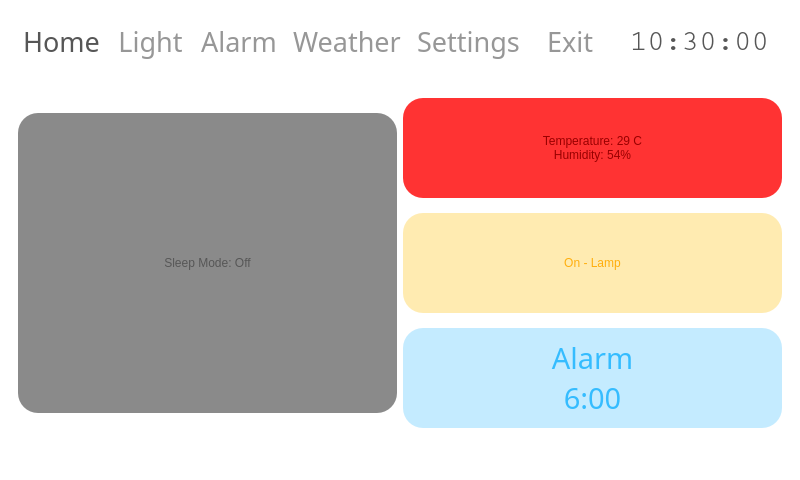
<?xml version="1.0" encoding="UTF-8"?>
<ui version="4.0">
 <class>MainWindow</class>
 <widget class="QMainWindow" name="MainWindow">
  <property name="geometry">
   <rect>
    <x>0</x>
    <y>0</y>
    <width>800</width>
    <height>480</height>
   </rect>
  </property>
  <property name="minimumSize">
   <size>
    <width>800</width>
    <height>480</height>
   </size>
  </property>
  <property name="font">
   <font>
    <family>Verdana</family>
    <pointsize>22</pointsize>
   </font>
  </property>
  <property name="windowTitle">
   <string>TableUi</string>
  </property>
  <property name="styleSheet">
   <string notr="true">background-color:#FFFFFF;color:#565656</string>
  </property>
  <widget class="QWidget" name="centralwidget">
   <layout class="QGridLayout" name="gridLayout">
    <item row="0" column="0" colspan="5">
     <widget class="QWidget" name="widget" native="true">
      <property name="maximumSize">
       <size>
        <width>16777215</width>
        <height>65</height>
       </size>
      </property>
      <layout class="QHBoxLayout" name="horizontalLayout">
       <item>
        <widget class="QPushButton" name="Home">
         <property name="minimumSize">
          <size>
           <width>0</width>
           <height>40</height>
          </size>
         </property>
         <property name="maximumSize">
          <size>
           <width>140</width>
           <height>16777215</height>
          </size>
         </property>
         <property name="font">
          <font>
           <family>Assistant</family>
           <pointsize>20</pointsize>
           <weight>50</weight>
           <italic>false</italic>
           <bold>false</bold>
          </font>
         </property>
         <property name="styleSheet">
          <string notr="true">border-style: solid;border-width: 0px;border-radius:0;background-color: #FFFFFF; padding:5px;font: 20pt &quot;Assistant&quot;;</string>
         </property>
         <property name="text">
          <string>Home</string>
         </property>
        </widget>
       </item>
       <item>
        <widget class="QPushButton" name="Light">
         <property name="minimumSize">
          <size>
           <width>0</width>
           <height>40</height>
          </size>
         </property>
         <property name="maximumSize">
          <size>
           <width>140</width>
           <height>16777215</height>
          </size>
         </property>
         <property name="font">
          <font>
           <family>Assistant</family>
           <pointsize>20</pointsize>
           <weight>50</weight>
           <italic>false</italic>
           <bold>false</bold>
          </font>
         </property>
         <property name="styleSheet">
          <string notr="true">border-style: solid;border-width: 0px;border-radius:0;background-color: #FFFFFF; padding:5px; color:#979797;font: 20pt &quot;Assistant&quot;;</string>
         </property>
         <property name="text">
          <string>Light</string>
         </property>
        </widget>
       </item>
       <item>
        <widget class="QPushButton" name="Alarm">
         <property name="minimumSize">
          <size>
           <width>0</width>
           <height>40</height>
          </size>
         </property>
         <property name="maximumSize">
          <size>
           <width>140</width>
           <height>16777215</height>
          </size>
         </property>
         <property name="font">
          <font>
           <family>Assistant</family>
           <pointsize>20</pointsize>
           <weight>50</weight>
           <italic>false</italic>
           <bold>false</bold>
          </font>
         </property>
         <property name="styleSheet">
          <string notr="true">border-style: solid;border-width: 0px;border-radius:0;background-color: #FFFFFF; padding:5px; color:#979797;font: 20pt &quot;Assistant&quot;;</string>
         </property>
         <property name="text">
          <string>Alarm</string>
         </property>
        </widget>
       </item>
       <item>
        <widget class="QPushButton" name="Weather">
         <property name="minimumSize">
          <size>
           <width>0</width>
           <height>40</height>
          </size>
         </property>
         <property name="maximumSize">
          <size>
           <width>140</width>
           <height>16777215</height>
          </size>
         </property>
         <property name="font">
          <font>
           <family>Assistant</family>
           <pointsize>20</pointsize>
           <weight>50</weight>
           <italic>false</italic>
           <bold>false</bold>
          </font>
         </property>
         <property name="styleSheet">
          <string notr="true">border-style: solid;border-width: 0px;border-radius:0;background-color: #FFFFFF; padding:5px; color:#979797;font: 20pt &quot;Assistant&quot;;</string>
         </property>
         <property name="text">
          <string>Weather</string>
         </property>
        </widget>
       </item>
       <item>
        <widget class="QPushButton" name="Settings">
         <property name="minimumSize">
          <size>
           <width>0</width>
           <height>40</height>
          </size>
         </property>
         <property name="maximumSize">
          <size>
           <width>140</width>
           <height>16777215</height>
          </size>
         </property>
         <property name="font">
          <font>
           <family>Assistant</family>
           <pointsize>20</pointsize>
           <weight>50</weight>
           <italic>false</italic>
           <bold>false</bold>
          </font>
         </property>
         <property name="styleSheet">
          <string notr="true">border-style: solid;border-width: 0px;border-radius:0;background-color: #FFFFFF; padding:5px; color:#979797;font: 20pt &quot;Assistant&quot;;</string>
         </property>
         <property name="text">
          <string>Settings</string>
         </property>
        </widget>
       </item>
       <item>
        <widget class="QPushButton" name="Exit">
         <property name="minimumSize">
          <size>
           <width>0</width>
           <height>40</height>
          </size>
         </property>
         <property name="maximumSize">
          <size>
           <width>140</width>
           <height>16777215</height>
          </size>
         </property>
         <property name="font">
          <font>
           <family>Assistant</family>
           <pointsize>20</pointsize>
           <weight>50</weight>
           <italic>false</italic>
           <bold>false</bold>
          </font>
         </property>
         <property name="styleSheet">
          <string notr="true">border-style: solid;border-width: 0px;border-radius:0;background-color: #FFFFFF; padding:5px; color:#979797;font: 20pt &quot;Assistant&quot;;</string>
         </property>
         <property name="text">
          <string>Exit</string>
         </property>
        </widget>
       </item>
       <item>
        <widget class="QLabel" name="ClockLabel">
         <property name="minimumSize">
          <size>
           <width>160</width>
           <height>0</height>
          </size>
         </property>
         <property name="font">
          <font>
           <family>Courier</family>
           <pointsize>22</pointsize>
           <weight>50</weight>
           <italic>false</italic>
           <bold>false</bold>
          </font>
         </property>
         <property name="styleSheet">
          <string notr="true">border-style: solid;border-width: 0px;border-radius:0;background-color: #FFFFFF; padding:5px;font: 22pt &quot;Courier&quot;;</string>
         </property>
         <property name="text">
          <string>10:30:00</string>
         </property>
         <property name="alignment">
          <set>Qt::AlignRight|Qt::AlignTrailing|Qt::AlignVCenter</set>
         </property>
        </widget>
       </item>
      </layout>
     </widget>
    </item>
    <item row="2" column="0" colspan="5">
     <widget class="QWidget" name="widget_2" native="true">
      <layout class="QGridLayout" name="gridLayout_2">
       <item row="0" column="1">
        <widget class="QPushButton" name="TemperatureButton">
         <property name="minimumSize">
          <size>
           <width>0</width>
           <height>100</height>
          </size>
         </property>
         <property name="maximumSize">
          <size>
           <width>16777215</width>
           <height>100</height>
          </size>
         </property>
         <property name="styleSheet">
          <string notr="true">font: 63 20pt &quot;Assistant SemiBold&quot;;border-style: solid;border-width: 0px; padding:5px;border-radius: 20; background-color: rgb(255, 51, 51); color: rgb(153,0,0)
</string>
         </property>
         <property name="text">
          <string>Temperature: 29 C 
Humidity: 54%</string>
         </property>
        </widget>
       </item>
       <item row="1" column="1">
        <widget class="QPushButton" name="LightButton">
         <property name="minimumSize">
          <size>
           <width>0</width>
           <height>100</height>
          </size>
         </property>
         <property name="styleSheet">
          <string notr="true">color: #FFAE0D;
font: 63 22pt &quot;Assistant SemiBold&quot;;border-style: solid;border-width: 0px; padding:5px;border-radius: 20; background-color: rgb(255, 235, 177);
</string>
         </property>
         <property name="text">
          <string>On - Lamp</string>
         </property>
        </widget>
       </item>
       <item row="2" column="1">
        <widget class="QPushButton" name="AlarmButton">
         <property name="minimumSize">
          <size>
           <width>0</width>
           <height>100</height>
          </size>
         </property>
         <property name="font">
          <font>
           <family>Assistant SemiBold</family>
           <pointsize>22</pointsize>
           <weight>7</weight>
           <italic>false</italic>
           <bold>false</bold>
          </font>
         </property>
         <property name="styleSheet">
          <string notr="true">border-style: solid;border-width: 0px;border-radius:0;background-color: #C4EBFF; padding:5px; color:#35BCFF; border-radius: 20; font: 63 22pt &quot;Assistant SemiBold&quot;</string>
         </property>
         <property name="text">
          <string>Alarm 
6:00</string>
         </property>
        </widget>
       </item>
       <item row="0" column="0" rowspan="3">
        <widget class="QPushButton" name="SleepButton">
         <property name="minimumSize">
          <size>
           <width>0</width>
           <height>300</height>
          </size>
         </property>
         <property name="styleSheet">
          <string notr="true">font: 63 22pt &quot;Assistant SemiBold&quot;;border-style: solid;border-width: 0px; padding:5px;border-radius: 20; 
background-color: rgb(138, 138, 138);
</string>
         </property>
         <property name="text">
          <string>Sleep Mode: Off</string>
         </property>
        </widget>
       </item>
      </layout>
     </widget>
    </item>
   </layout>
  </widget>
  <widget class="QMenuBar" name="menubar">
   <property name="geometry">
    <rect>
     <x>0</x>
     <y>0</y>
     <width>800</width>
     <height>28</height>
    </rect>
   </property>
  </widget>
  <widget class="QStatusBar" name="statusbar"/>
 </widget>
 <resources>
  <include location="Resources.qrc"/>
 </resources>
 <connections/>
</ui>
